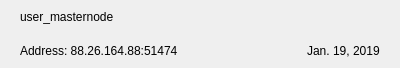
<?xml version="1.0" encoding="UTF-8"?>
<ui version="4.0">
 <class>MNRow</class>
 <widget class="QWidget" name="MNRow">
  <property name="geometry">
   <rect>
    <x>0</x>
    <y>0</y>
    <width>400</width>
    <height>68</height>
   </rect>
  </property>
  <property name="windowTitle">
   <string>Form</string>
  </property>
  <layout class="QVBoxLayout" name="verticalLayout">
   <property name="spacing">
    <number>0</number>
   </property>
   <property name="leftMargin">
    <number>20</number>
   </property>
   <property name="topMargin">
    <number>0</number>
   </property>
   <property name="rightMargin">
    <number>20</number>
   </property>
   <property name="bottomMargin">
    <number>0</number>
   </property>
   <item>
    <widget class="QLabel" name="labelName">
     <property name="text">
      <string>user_masternode</string>
     </property>
    </widget>
   </item>
   <item>
    <layout class="QHBoxLayout" name="horizontalLayout">
     <item>
      <widget class="QLabel" name="labelAddress">
       <property name="text">
        <string>Address: 88.26.164.88:51474</string>
       </property>
      </widget>
     </item>
     <item>
      <spacer name="horizontalSpacer">
       <property name="orientation">
        <enum>Qt::Horizontal</enum>
       </property>
       <property name="sizeHint" stdset="0">
        <size>
         <width>40</width>
         <height>20</height>
        </size>
       </property>
      </spacer>
     </item>
     <item>
      <widget class="QLabel" name="labelDate">
       <property name="text">
        <string>Jan. 19, 2019</string>
       </property>
      </widget>
     </item>
    </layout>
   </item>
  </layout>
 </widget>
 <resources/>
 <connections/>
</ui>
